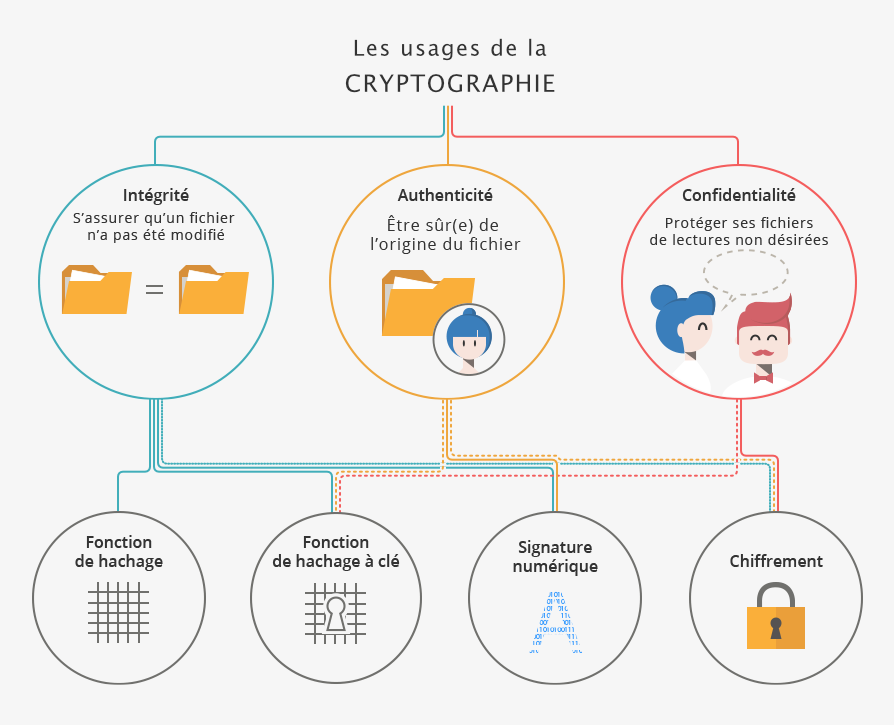
#> input picture partage3clair.png, 894 x 725 px
$ python partage3XOrCryptoImage.py
#> lines starting #> are read from the running program, lines starting #| are printed output that depends on the picture
import cv2 as cv
from matplotlib import pyplot as plt

img1 = cv.imread('partage3clair.png')
#> img1 is the input picture: shape (725, 894, 3); mean B, G, R 235.6, 237.7, 239.2
img2 = cv.imread('keyA.png')
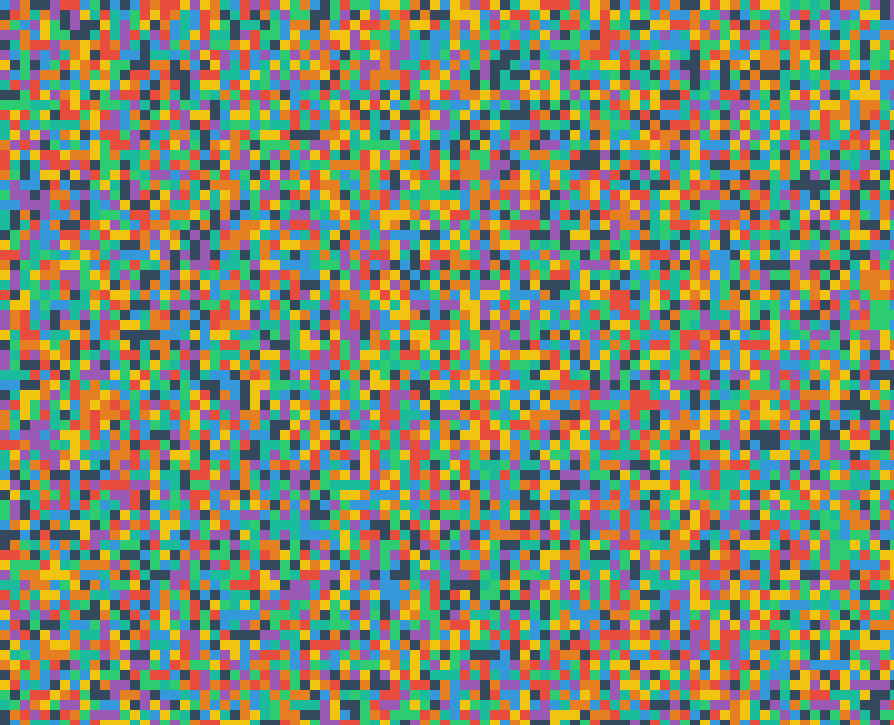
#> input picture keyA.png, 894 x 725 px
#> img2 is the input picture: shape (725, 894, 3); mean B, G, R 109.5, 137.8, 128.8
img3 = cv.imread('keyB.png')
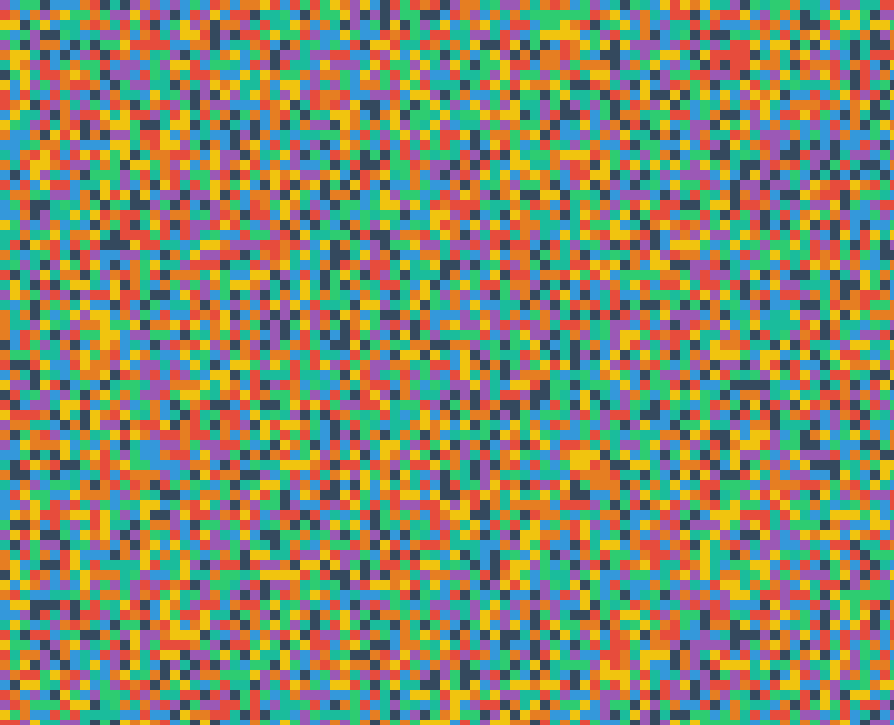
#> input picture keyB.png, 894 x 725 px
#> img3 is the input picture: shape (725, 894, 3); mean B, G, R 108.5, 138.1, 129.2
img4 = cv.imread('keyC.png')
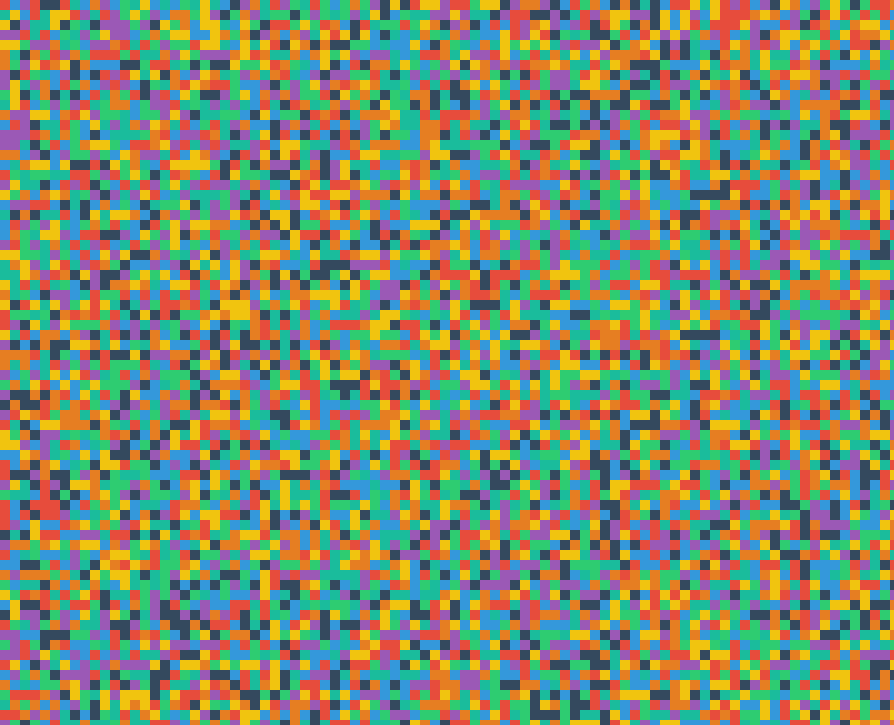
#> input picture keyC.png, 894 x 725 px
#> img4 is the input picture: shape (725, 894, 3); mean B, G, R 108.1, 138.2, 129.3
img5 = cv.bitwise_xor(img1,img2)
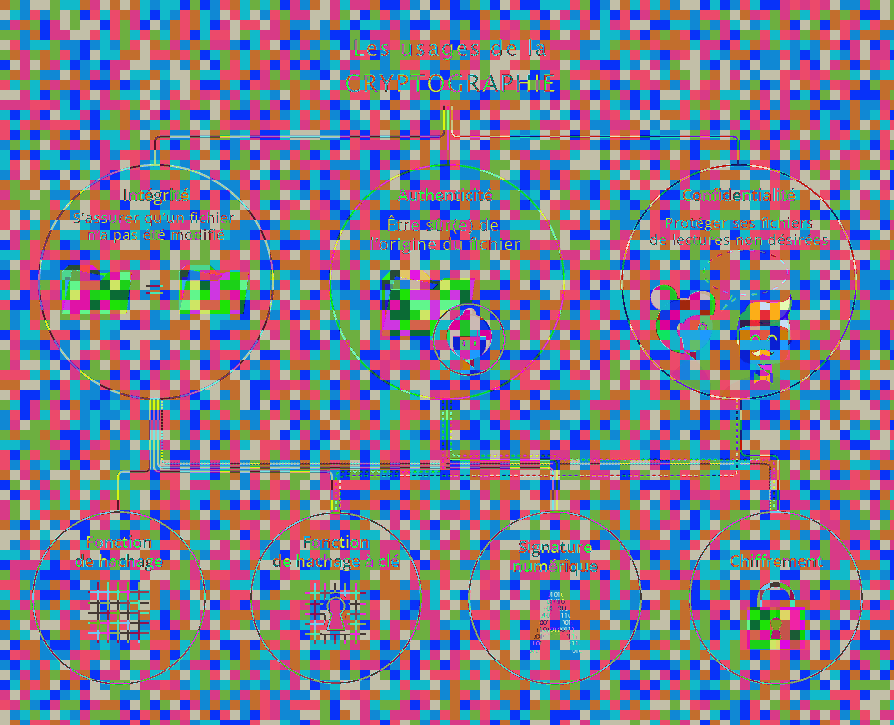
#> img5: shape (725, 894, 3); mean B, G, R 144.8, 123.7, 124.1
cv.imwrite("resA.png",img5)
img6 = cv.bitwise_xor(img5,img3)
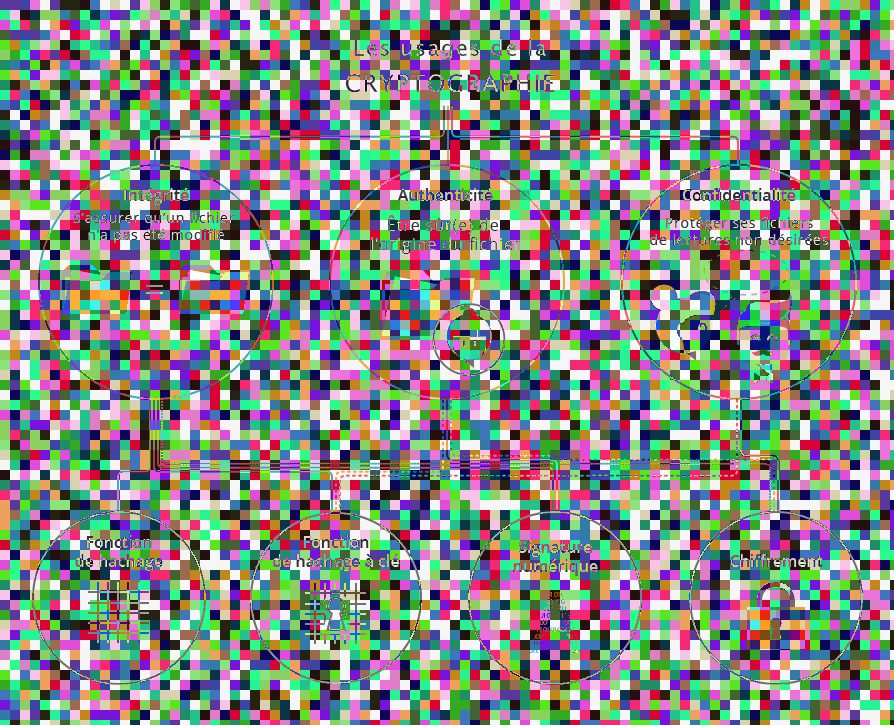
#> img6: shape (725, 894, 3); mean B, G, R 133.6, 137.1, 133.5
cv.imwrite("resAB.png",img6)
img7 = cv.bitwise_xor(img6,img4)
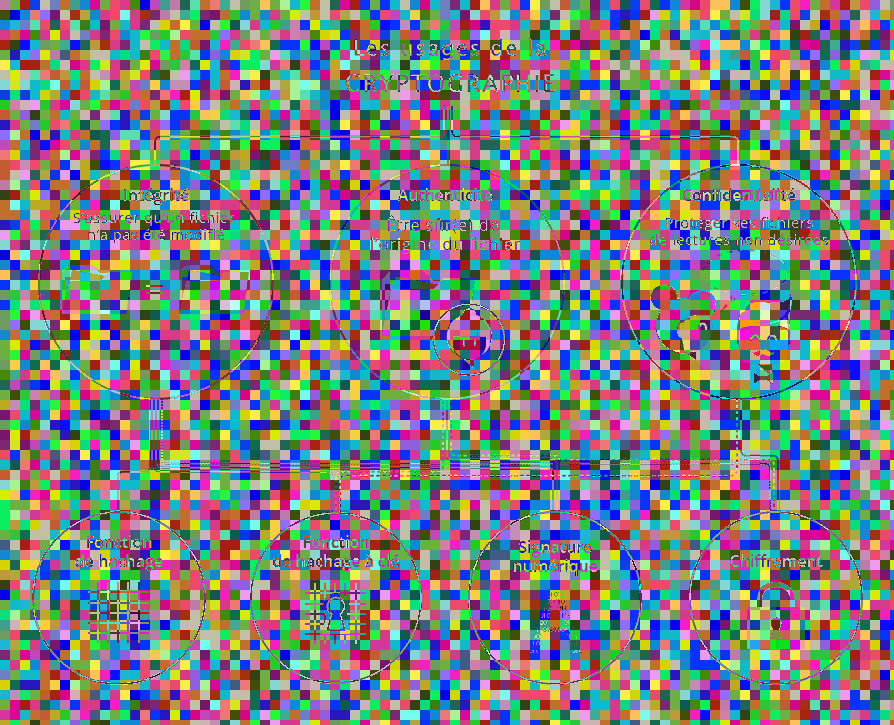
#> img7: shape (725, 894, 3); mean B, G, R 127.8, 127.8, 124.2
cv.imwrite("partage3crypte.png",img7)


cv.imwrite("partage3decodee.png",cv.bitwise_xor(cv.bitwise_xor(cv.bitwise_xor(img7,img2),img3),img4))
